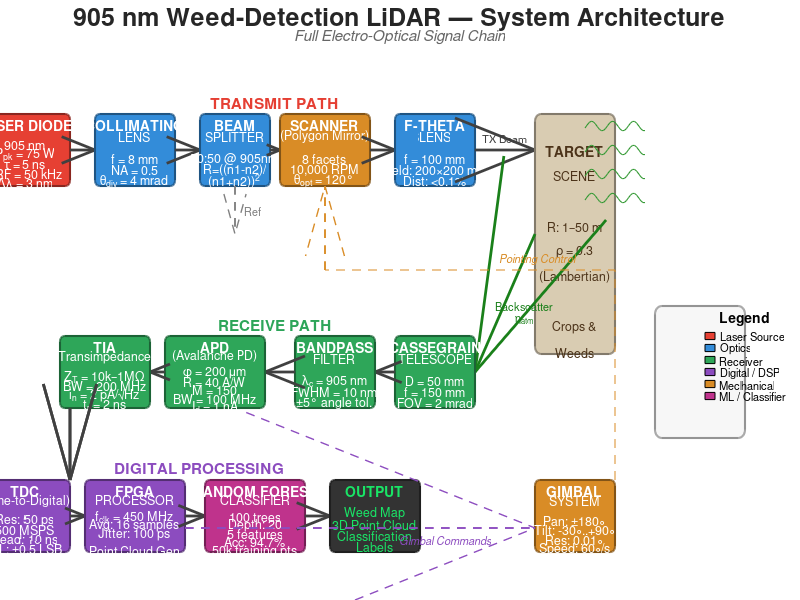
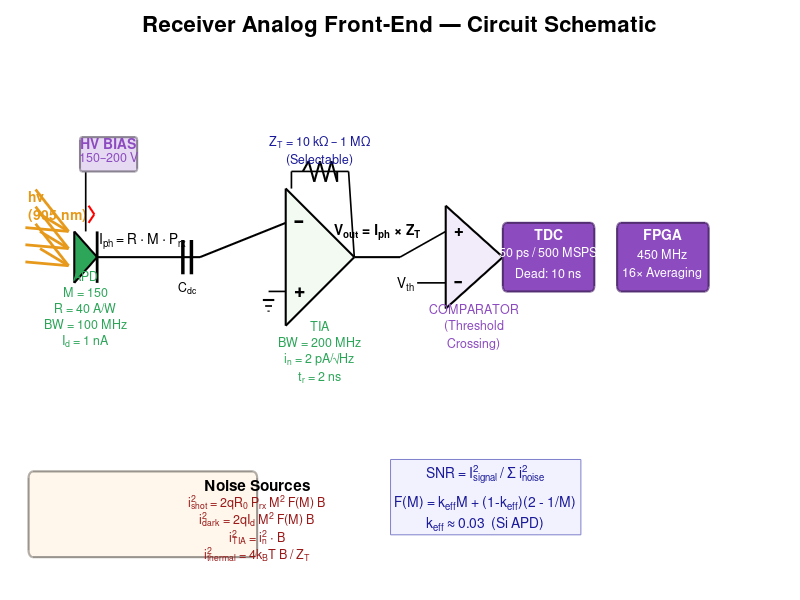
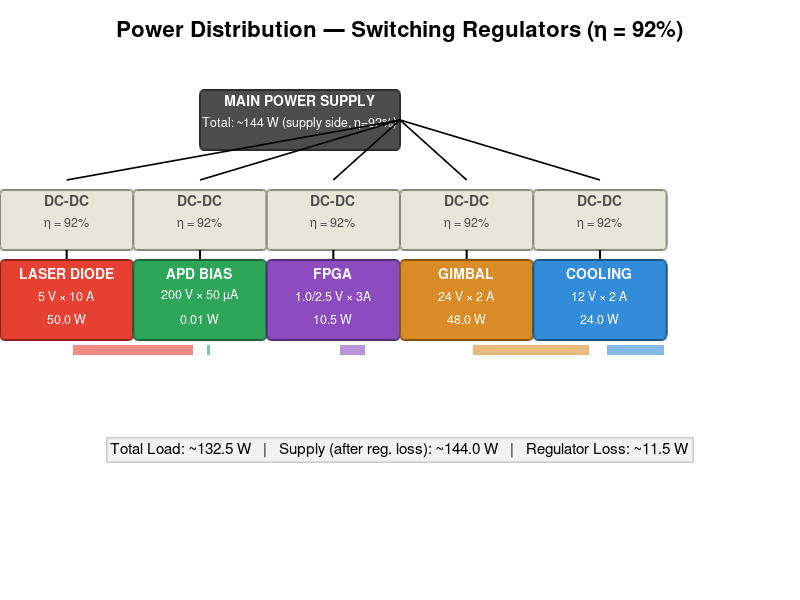

MATLAB code to generate these figures, in order:
function lidar_system_diagram()
% LIDAR_SYSTEM_DIAGRAM  Draw a comprehensive block diagram / circuit
%   schematic of the complete 905 nm weed-detection LiDAR system.
%
%   Usage:  lidar_system_diagram()
%
%   Generates 3 figures:
%     Figure 1 — Full system signal-chain block diagram
%     Figure 2 — Receiver analog front-end circuit schematic
%     Figure 3 — Power distribution tree

%% =====================================================================
%  FIGURE 1:  FULL SYSTEM BLOCK DIAGRAM
%  =====================================================================
fig1 = figure('Name', 'LiDAR System — Block Diagram', ...
    'Position', [40, 60, 1600, 900], 'Color', 'w', ...
    'MenuBar', 'none', 'NumberTitle', 'off');
ax1 = axes('Parent', fig1, 'Position', [0 0 1 1]);
axis(ax1, [0 160 0 100]);
axis off; hold on;

% ---- Colour palette ----
col_tx      = [0.90 0.25 0.20];   % red-orange
col_optics  = [0.20 0.55 0.85];   % blue
col_rx      = [0.18 0.65 0.35];   % green
col_digital = [0.55 0.30 0.75];   % purple
col_mech    = [0.85 0.55 0.15];   % amber
col_bg      = [0.96 0.96 0.98];   % light background
col_arrow   = [0.25 0.25 0.25];   % dark grey

% ---- Title ----
text(80, 97, '905 nm Weed-Detection LiDAR — System Architecture', ...
    'FontSize', 18, 'FontWeight', 'bold', 'HorizontalAlignment', 'center', ...
    'Color', [0.15 0.15 0.15]);
text(80, 94, 'Full Electro-Optical Signal Chain', ...
    'FontSize', 11, 'HorizontalAlignment', 'center', ...
    'Color', [0.4 0.4 0.4], 'FontAngle', 'italic');

% =========== COORDINATES & LAYOUT ===========
y_tx = 75;
y_rx = 38;
y_dg = 14;

% =========== TRANSMITTER CHAIN (top row, left) ===========

% Laser Diode
draw_block(ax1, 5, y_tx, 18, 12, col_tx, ...
    {'LASER DIODE', '', '905 nm', 'P_{pk} = 75 W', ...
     '\tau = 5 ns', 'PRF = 50 kHz', '\Delta\lambda = 3 nm'}, 'w');

% Arrow
draw_arrow(ax1, 14, y_tx, 19, y_tx, col_arrow);

% Collimating Lens
draw_block(ax1, 27, y_tx, 16, 12, col_optics, ...
    {'COLLIMATING', 'LENS', '', 'f = 8 mm', 'NA = 0.5', ...
     '\theta_{div} = 4 mrad'}, 'w');

% Arrow
draw_arrow(ax1, 35, y_tx, 40, y_tx, col_arrow);

% Beam Splitter
draw_block(ax1, 47, y_tx, 14, 12, col_optics, ...
    {'BEAM', 'SPLITTER', '', '50:50 @ 905nm', ...
     'R=((n1-n2)/', '(n1+n2))^2'}, 'w');

% Arrow right → Scanner
draw_arrow(ax1, 54, y_tx, 56, y_tx, col_arrow);

% Arrow down from BS → Reference detector (dashed)
draw_dashed_arrow(ax1, 47, y_tx-6, 47, y_tx-14, [0.5 0.5 0.5]);
text(49, y_tx-10, 'Ref', 'FontSize', 8, 'Color', [0.5 0.5 0.5]);

% =========== SCANNING OPTICS (top row, right) ===========

% Scanner (Polygon / Galvo)
draw_block(ax1, 65, y_tx, 18, 12, col_mech, ...
    {'SCANNER', '(Polygon Mirror)', '', '8 facets', ...
     '10,000 RPM', '\theta_{opt} = 120°'}, 'w');

% Arrow
draw_arrow(ax1, 74, y_tx, 79, y_tx, col_arrow);

% F-theta Lens
draw_block(ax1, 87, y_tx, 16, 12, col_optics, ...
    {'F-THETA', 'LENS', '', 'f = 100 mm', ...
     'Field: 200×200 mm', 'Dist: <0.1%'}, 'w');

% Arrow to target
draw_arrow(ax1, 95, y_tx, 107, y_tx, col_arrow);
text(101, y_tx+2, 'TX Beam', 'FontSize', 8, 'Color', col_arrow, ...
    'HorizontalAlignment', 'center');

% =========== TARGET ===========
draw_block(ax1, 115, y_tx-14, 16, 40, [0.85 0.80 0.70], ...
    {'TARGET', 'SCENE', '', 'R: 1–50 m', ...
     '\rho = 0.3', '(Lambertian)', '', ...
     'Crops &', 'Weeds'}, [0.3 0.2 0.1]);
% Wavy lines for vegetation
for yy = [y_tx-8, y_tx-4, y_tx+0, y_tx+4]
    xx = linspace(117, 129, 30);
    plot(ax1, xx, yy + 0.8*sin(xx*1.5), 'Color', [0.2 0.6 0.2], 'LineWidth', 0.8);
end

% Return arrow (target → receiver telescope)
draw_arrow(ax1, 107, y_tx-14, 95, y_rx, [0.1 0.5 0.1]);
text(105, y_rx+10, {'Backscatter', '\eta_{atm}'}, 'FontSize', 8, ...
    'Color', [0.1 0.5 0.1], 'HorizontalAlignment', 'center');

% =========== RECEIVER CHAIN (bottom row, right to left) ===========

% Cassegrain Telescope
draw_block(ax1, 87, y_rx, 16, 12, col_rx, ...
    {'CASSEGRAIN', 'TELESCOPE', '', 'D = 50 mm', ...
     'f = 150 mm', 'FOV = 2 mrad'}, 'w');

% Arrow
draw_arrow(ax1, 79, y_rx, 75, y_rx, col_arrow);

% Bandpass Filter
draw_block(ax1, 67, y_rx, 16, 12, col_rx, ...
    {'BANDPASS', 'FILTER', '', '\lambda_c = 905 nm', ...
     'FWHM = 10 nm', '\pm5° angle tol.'}, 'w');

% Arrow
draw_arrow(ax1, 59, y_rx, 53, y_rx, col_arrow);

% APD
draw_block(ax1, 43, y_rx, 20, 12, col_rx, ...
    {'APD', '(Avalanche PD)', '', '\phi = 200 \mum', ...
     'R = 40 A/W', 'M = 150', 'BW = 100 MHz', ...
     'I_d = 1 nA'}, 'w');

% Arrow
draw_arrow(ax1, 33, y_rx, 30, y_rx, col_arrow);

% TIA
draw_block(ax1, 21, y_rx, 18, 12, col_rx, ...
    {'TIA', '(Transimpedance)', '', 'Z_T = 10k–1M\Omega', ...
     'BW = 200 MHz', 'i_n = 2 pA/\surdHz', ...
     't_r = 2 ns'}, 'w');

% Arrow
draw_arrow(ax1, 14, y_rx-6, 14, y_dg+6, col_arrow);

% =========== DIGITAL PROCESSING (bottom row, left) ===========

% TDC
draw_block(ax1, 5, y_dg, 18, 12, col_digital, ...
    {'TDC', '(Time-to-Digital)', '', 'Res: 50 ps', ...
     '500 MSPS', 'Dead: 10 ns', 'INL: ±0.5 LSB'}, 'w');

% Arrow from TIA down to TDC
draw_arrow(ax1, 14, y_rx-6, 14, y_dg+6, col_arrow);

% Arrow
draw_arrow(ax1, 14, y_dg, 17, y_dg, col_arrow);

% FPGA
draw_block(ax1, 27, y_dg, 20, 12, col_digital, ...
    {'FPGA', 'PROCESSOR', '', 'f_{clk} = 450 MHz', ...
     'Avg: 16 samples', 'Jitter: 100 ps', '', ...
     'Point Cloud Gen'}, 'w');

% Arrow
draw_arrow(ax1, 37, y_dg, 41, y_dg, col_arrow);

% ML Classifier
draw_block(ax1, 51, y_dg, 20, 12, [0.75 0.20 0.55], ...
    {'RANDOM FOREST', 'CLASSIFIER', '', '100 trees', ...
     'Depth: 20', '5 features', 'Acc: 94.7%', ...
     '50k training pts'}, 'w');

% Arrow
draw_arrow(ax1, 61, y_dg, 66, y_dg, col_arrow);

% Output
draw_block(ax1, 75, y_dg, 18, 12, [0.2 0.2 0.2], ...
    {'OUTPUT', '', 'Weed Map', '3D Point Cloud', ...
     'Classification', 'Labels'}, [0.1 0.9 0.4]);

% =========== GIMBAL (right side, bottom) ===========
draw_block(ax1, 115, y_dg, 16, 12, col_mech, ...
    {'GIMBAL', 'SYSTEM', '', 'Pan: \pm180\circ', ...
     'Tilt: -30\circ..+90\circ', 'Res: 0.01\circ', ...
     'Speed: 60\circ/s'}, 'w');

% Arrow from gimbal to scanner (feedback)
plot(ax1, [123 123 65], [y_dg+6, y_tx-20, y_tx-20], '--', 'Color', col_mech);
draw_dashed_arrow(ax1, 65, y_tx-20, 65, y_tx-6, col_mech);
text(100, y_tx-18, 'Pointing Control', 'FontSize', 8, ...
    'Color', col_mech, 'FontAngle', 'italic');

% Arrow from FPGA to Gimbal
draw_dashed_arrow(ax1, 37, y_dg-2, 107, y_dg-2, col_digital);
text(80, y_dg-4, 'Gimbal Commands', 'FontSize', 8, ...
    'Color', col_digital, 'FontAngle', 'italic');

% =========== SIGNAL FLOW LABELS ===========
% TX path label
text(55, y_tx+8, '\bf{TRANSMIT PATH}', 'FontSize', 11, ...
    'Color', col_tx, 'HorizontalAlignment', 'center', 'Interpreter', 'tex');
% RX path label
text(55, y_rx+8, '\bf{RECEIVE PATH}', 'FontSize', 11, ...
    'Color', col_rx, 'HorizontalAlignment', 'center', 'Interpreter', 'tex');
% Digital label
text(40, y_dg+8, '\bf{DIGITAL PROCESSING}', 'FontSize', 11, ...
    'Color', col_digital, 'HorizontalAlignment', 'center', 'Interpreter', 'tex');

% =========== LEGEND ===========
legend_x = 140; legend_y = 38;
draw_block(ax1, legend_x, legend_y, 18, 22, [0.97 0.97 0.97], {}, 'k');
text(legend_x+9, legend_y+9, '\bf{Legend}', 'FontSize', 10, ...
    'HorizontalAlignment', 'center');
draw_small_rect(ax1, legend_x+1, legend_y+6, col_tx);
text(legend_x+4, legend_y+6, 'Laser Source', 'FontSize', 8);
draw_small_rect(ax1, legend_x+1, legend_y+4, col_optics);
text(legend_x+4, legend_y+4, 'Optics', 'FontSize', 8);
draw_small_rect(ax1, legend_x+1, legend_y+2, col_rx);
text(legend_x+4, legend_y+2, 'Receiver', 'FontSize', 8);
draw_small_rect(ax1, legend_x+1, legend_y+0, col_digital);
text(legend_x+4, legend_y+0, 'Digital / DSP', 'FontSize', 8);
draw_small_rect(ax1, legend_x+1, legend_y-2, col_mech);
text(legend_x+4, legend_y-2, 'Mechanical', 'FontSize', 8);
draw_small_rect(ax1, legend_x+1, legend_y-4, [0.75 0.20 0.55]);
text(legend_x+4, legend_y-4, 'ML / Classifier', 'FontSize', 8);


%% =====================================================================
%  FIGURE 2:  RECEIVER ANALOG FRONT-END CIRCUIT
%  =====================================================================
fig2 = figure('Name', 'LiDAR — Receiver Circuit Schematic', ...
    'Position', [80, 40, 1400, 700], 'Color', 'w', ...
    'MenuBar', 'none', 'NumberTitle', 'off');
ax2 = axes('Parent', fig2, 'Position', [0 0 1 1]);
axis(ax2, [0 140 0 70]);
axis off; hold on;

text(70, 67, 'Receiver Analog Front-End — Circuit Schematic', ...
    'FontSize', 16, 'FontWeight', 'bold', 'HorizontalAlignment', 'center');

% ---- Photodiode Symbol (APD) ----
apd_x = 15; apd_y = 40;

% Incoming light arrows
for dy = [-2, 0, 2]
    draw_arrow(ax2, apd_x-8, apd_y+dy+3, apd_x-3, apd_y+dy+1, [0.9 0.6 0.1]);
end
text(apd_x-10, apd_y+6, {'h\nu', '(905 nm)'}, 'FontSize', 10, ...
    'Color', [0.9 0.6 0.1], 'FontWeight', 'bold');

% Diode triangle
triangle_x = [apd_x-2, apd_x+2, apd_x-2, apd_x-2];
triangle_y = [apd_y+3, apd_y, apd_y-3, apd_y+3];
fill(ax2, triangle_x, triangle_y, col_rx, 'EdgeColor', 'k', 'LineWidth', 1.5);
% Cathode bar
plot(ax2, [apd_x+2, apd_x+2], [apd_y-3, apd_y+3], 'k', 'LineWidth', 2);
% APD gain symbol (zigzag / avalanche)
plot(ax2, [apd_x+0.5, apd_x+1.5], [apd_y+4, apd_y+5], 'r', 'LineWidth', 1.5);
plot(ax2, [apd_x+1.5, apd_x+0.5], [apd_y+5, apd_y+6], 'r', 'LineWidth', 1.5);

% APD label
text(apd_x, apd_y-6, {'APD', 'M = 150', 'R = 40 A/W', ...
    'BW = 100 MHz', 'I_d = 1 nA'}, ...
    'FontSize', 9, 'HorizontalAlignment', 'center', 'Color', col_rx);

% HV Bias supply
plot(ax2, [apd_x, apd_x], [apd_y+3, apd_y+12], 'k', 'LineWidth', 1.2);
plot(ax2, [apd_x, apd_x+4], [apd_y+12, apd_y+12], 'k', 'LineWidth', 1.2);
draw_block(ax2, apd_x+4, apd_y+12, 10, 4, [0.9 0.85 0.95], ...
    {'HV BIAS', '150–200 V'}, col_digital);

% Wire from cathode to TIA
plot(ax2, [apd_x+2, 35], [apd_y, apd_y], 'k', 'LineWidth', 1.5);
% Current label
text(25, apd_y+2, 'I_{ph} = R \cdot M \cdot P_{rx}', ...
    'FontSize', 10, 'HorizontalAlignment', 'center', 'Interpreter', 'tex');

% ---- DC Blocking Capacitor ----
cap_x = 32;
plot(ax2, [cap_x, cap_x], [apd_y-2, apd_y+2], 'k', 'LineWidth', 2.5);
plot(ax2, [cap_x+1.5, cap_x+1.5], [apd_y-2, apd_y+2], 'k', 'LineWidth', 2.5);
text(cap_x+0.75, apd_y-3.5, 'C_{dc}', 'FontSize', 9, 'HorizontalAlignment', 'center');

% ---- TIA (Op-Amp Circuit) ----
tia_x = 50; tia_y = apd_y;

% Op-amp triangle
op_x = [tia_x, tia_x+12, tia_x, tia_x];
op_y = [tia_y+8, tia_y, tia_y-8, tia_y+8];
fill(ax2, op_x, op_y, [0.95 0.98 0.95], 'EdgeColor', 'k', 'LineWidth', 1.5);

% + and - inputs
text(tia_x+1.5, tia_y+4, '–', 'FontSize', 14, 'FontWeight', 'bold');
text(tia_x+1.5, tia_y-4, '+', 'FontSize', 14, 'FontWeight', 'bold');

% Input wire to – (inverting)
plot(ax2, [35, tia_x], [apd_y, tia_y+4], 'k', 'LineWidth', 1.5);

% Non-inverting input to ground
plot(ax2, [tia_x, tia_x-3], [tia_y-4, tia_y-4], 'k', 'LineWidth', 1.2);
% Ground symbol
gnd_x = tia_x - 3;
gnd_y = tia_y - 4;
plot(ax2, [gnd_x-1, gnd_x+1], [gnd_y-1, gnd_y-1], 'k', 'LineWidth', 1.5);
plot(ax2, [gnd_x-0.6, gnd_x+0.6], [gnd_y-1.7, gnd_y-1.7], 'k', 'LineWidth', 1.2);
plot(ax2, [gnd_x-0.2, gnd_x+0.2], [gnd_y-2.3, gnd_y-2.3], 'k', 'LineWidth', 0.8);

% Feedback resistor (Z_T)
fb_y_top = tia_y + 10;
plot(ax2, [tia_x+1, tia_x+1], [tia_y+8, fb_y_top], 'k', 'LineWidth', 1.2);
plot(ax2, [tia_x+1, tia_x+11], [fb_y_top, fb_y_top], 'k', 'LineWidth', 1.2);

% Zigzag resistor symbol
draw_resistor(ax2, tia_x+3, fb_y_top, tia_x+9, fb_y_top);
text(tia_x+6, fb_y_top+2.5, {'Z_T = 10 k\Omega – 1 M\Omega', '(Selectable)'}, ...
    'FontSize', 9, 'HorizontalAlignment', 'center', 'Color', [0.1 0.1 0.6]);

% Feedback to output
plot(ax2, [tia_x+11, tia_x+12], [fb_y_top, tia_y], 'k', 'LineWidth', 1.2);

% Output wire
plot(ax2, [tia_x+12, tia_x+20], [tia_y, tia_y], 'k', 'LineWidth', 1.5);

% TIA label
text(tia_x+6, tia_y-11, {'TIA', 'BW = 200 MHz', 'i_n = 2 pA/\surdHz', ...
    't_r = 2 ns'}, ...
    'FontSize', 9, 'HorizontalAlignment', 'center', 'Color', col_rx);

% Output voltage label
text(tia_x+16, tia_y+3, 'V_{out} = I_{ph} \times Z_T', ...
    'FontSize', 10, 'HorizontalAlignment', 'center', ...
    'FontWeight', 'bold', 'Interpreter', 'tex');

% ---- Comparator / Threshold ----
comp_x = 78; comp_y = tia_y;
op2_x = [comp_x, comp_x+10, comp_x, comp_x];
op2_y = [comp_y+6, comp_y, comp_y-6, comp_y+6];
fill(ax2, op2_x, op2_y, [0.95 0.92 0.98], 'EdgeColor', 'k', 'LineWidth', 1.5);
text(comp_x+1.5, comp_y+3, '+', 'FontSize', 12, 'FontWeight', 'bold');
text(comp_x+1.5, comp_y-3, '–', 'FontSize', 12, 'FontWeight', 'bold');

% Input from TIA
plot(ax2, [tia_x+20, comp_x], [tia_y, comp_y+3], 'k', 'LineWidth', 1.2);

% Threshold voltage
plot(ax2, [comp_x-5, comp_x], [comp_y-3, comp_y-3], 'k', 'LineWidth', 1.2);
text(comp_x-7, comp_y-3, 'V_{th}', 'FontSize', 10, 'HorizontalAlignment', 'center');

% Output to TDC
plot(ax2, [comp_x+10, comp_x+18], [comp_y, comp_y], 'k', 'LineWidth', 1.5);
text(comp_x+5, comp_y-8, {'COMPARATOR', '(Threshold', 'Crossing)'}, ...
    'FontSize', 9, 'HorizontalAlignment', 'center', 'Color', col_digital);

% ---- TDC Block ----
draw_block(ax2, comp_x+18, comp_y, 16, 8, col_digital, ...
    {'TDC', '50 ps / 500 MSPS', 'Dead: 10 ns'}, 'w');

% Arrow to FPGA
draw_arrow(ax2, comp_x+34, comp_y, comp_x+38, comp_y, col_arrow);

% FPGA Block
draw_block(ax2, comp_x+38, comp_y, 16, 8, col_digital, ...
    {'FPGA', '450 MHz', '16× Averaging'}, 'w');

% ---- Noise Sources Annotation ----
noise_x = 25; noise_y = 10;
draw_block(ax2, noise_x, noise_y, 40, 10, [1 0.97 0.92], {}, 'k');
text(noise_x + 20, noise_y + 3.5, '\bf{Noise Sources}', 'FontSize', 11, ...
    'HorizontalAlignment', 'center', 'Interpreter', 'tex');
noise_texts = {
    'i^2_{shot} = 2qR_0 P_{rx} M^2 F(M) B', ...
    'i^2_{dark} = 2qI_d M^2 F(M) B', ...
    'i^2_{TIA} = i_n^2 \cdot B', ...
    'i^2_{thermal} = 4k_BT B / Z_T'
};
for k = 1:4
    text(noise_x + 20, noise_y + 1.5 - 2*(k-1), noise_texts{k}, ...
        'FontSize', 9, 'HorizontalAlignment', 'center', ...
        'Interpreter', 'tex', 'Color', [0.6 0.1 0.1]);
end

% SNR equation
text(85, noise_y+2, {'SNR = I_{signal}^2 / \Sigma i^2_{noise}', '', ...
    'F(M) = k_{eff}M + (1-k_{eff})(2 - 1/M)', ...
    'k_{eff} \approx 0.03  (Si APD)'}, ...
    'FontSize', 10, 'HorizontalAlignment', 'center', ...
    'Interpreter', 'tex', 'Color', [0.1 0.1 0.6], ...
    'BackgroundColor', [0.95 0.95 1], 'EdgeColor', [0.5 0.5 0.8]);


%% =====================================================================
%  FIGURE 3:  POWER DISTRIBUTION TREE
%  =====================================================================
fig3 = figure('Name', 'LiDAR — Power Distribution', ...
    'Position', [120, 80, 1200, 600], 'Color', 'w', ...
    'MenuBar', 'none', 'NumberTitle', 'off');
ax3 = axes('Parent', fig3, 'Position', [0 0 1 1]);
axis(ax3, [0 120 0 60]);
axis off; hold on;

text(60, 57, 'Power Distribution — Switching Regulators (\eta = 92%)', ...
    'FontSize', 16, 'FontWeight', 'bold', 'HorizontalAlignment', 'center');

% Main supply
draw_block(ax3, 45, 48, 30, 6, [0.3 0.3 0.3], ...
    {'MAIN POWER SUPPLY', 'Total: ~144 W (supply side, η=92%)'}, 'w');

% Branches
subsystems = {
    'LASER DIODE',    '5 V × 10 A',    '50.0 W',  [0.90 0.25 0.20], 10;
    'APD BIAS',       '200 V × 50 µA', '0.01 W',  [0.18 0.65 0.35], 30;
    'FPGA',           '1.0/2.5 V × 3A','10.5 W',  [0.55 0.30 0.75], 50;
    'GIMBAL',         '24 V × 2 A',    '48.0 W',  [0.85 0.55 0.15], 70;
    'COOLING',        '12 V × 2 A',    '24.0 W',  [0.20 0.55 0.85], 90;
};

y_sub = 30;
for k = 1:size(subsystems, 1)
    name = subsystems{k, 1};
    spec = subsystems{k, 2};
    pwr  = subsystems{k, 3};
    clr  = subsystems{k, 4};
    x_pos = subsystems{k, 5};
    
    % Vertical line from main bus
    plot(ax3, [60, x_pos], [48, 42], 'k-', 'LineWidth', 1.2);
    
    % Regulator block
    draw_block(ax3, x_pos, 38, 20, 6, [0.9 0.9 0.85], ...
        {'DC-DC', ['\eta = 92%']}, [0.3 0.3 0.3]);
    
    % Line to load
    plot(ax3, [x_pos, x_pos], [35, y_sub+4], 'k-', 'LineWidth', 1.5);
    
    % Load block
    draw_block(ax3, x_pos, y_sub, 20, 8, clr, ...
        {name, spec, pwr}, 'w');
    
    % Power bar (proportional)
    pwr_val = str2double(strtok(pwr));
    bar_width = max(0.5, pwr_val / 50 * 18);
    fill(ax3, [x_pos+1, x_pos+1+bar_width, x_pos+1+bar_width, x_pos+1], ...
         [y_sub-5.5, y_sub-5.5, y_sub-4.5, y_sub-4.5], clr, ...
         'EdgeColor', 'none', 'FaceAlpha', 0.6);
end

% Total power annotation
text(60, 15, sprintf('Total Load: ~132.5 W   |   Supply (after reg. loss): ~144.0 W   |   Regulator Loss: ~11.5 W'), ...
    'FontSize', 11, 'HorizontalAlignment', 'center', ...
    'BackgroundColor', [0.95 0.95 0.95], 'EdgeColor', [0.7 0.7 0.7]);

fprintf('System diagrams generated (3 figures).\n');
fprintf('  Figure 1: Full System Block Diagram\n');
fprintf('  Figure 2: Receiver Analog Front-End Circuit\n');
fprintf('  Figure 3: Power Distribution Tree\n');

end

%% =======================================================================
%  HELPER FUNCTIONS
%  =======================================================================

function draw_block(ax, cx, cy, w, h, face_color, labels, text_color)
    % Draw a rectangle with centred text labels
    hw = w/2; hh = h/2;
    % Use rectangle for proper rendering (supports Curvature)
    rectangle('Parent', ax, 'Position', [cx-hw, cy-hh, w, h], ...
        'FaceColor', face_color, 'EdgeColor', min(face_color*0.6, [1 1 1]), ...
        'LineWidth', 1.5, 'Curvature', 0.15);
    
    n = numel(labels);
    for k = 1:n
        y_pos = cy + hh*0.7 - (k-1) * (h / (n + 0.5));
        fs = 9;
        fw = 'normal';
        if k == 1
            fs = 10; fw = 'bold';
        end
        text(cx, y_pos, labels{k}, 'FontSize', fs, 'FontWeight', fw, ...
            'HorizontalAlignment', 'center', 'Color', text_color, ...
            'Parent', ax);
    end
end

function draw_arrow(ax, x1, y1, x2, y2, color)
    % Simple thick arrow using quiver
    quiver(ax, x1, y1, x2-x1, y2-y1, 0, ...
        'Color', color, 'LineWidth', 2, 'MaxHeadSize', 0.8);
end

function draw_dashed_arrow(ax, x1, y1, x2, y2, color)
    plot(ax, [x1 x2], [y1 y2], '--', 'Color', color, 'LineWidth', 1.2);
    % Small arrowhead
    quiver(ax, x1, y1, x2-x1, y2-y1, 0, ...
        'Color', color, 'LineWidth', 1, 'MaxHeadSize', 0.5, ...
        'LineStyle', '--');
end

function draw_small_rect(ax, x, y, color)
    fill(ax, [x, x+2, x+2, x, x], [y-0.6, y-0.6, y+0.6, y+0.6, y-0.6], ...
        color, 'EdgeColor', 'k', 'Parent', ax);
end

function draw_resistor(ax, x1, y_pos, x2, ~)
    % Zigzag resistor symbol along horizontal line at y_pos
    n_zag = 6;
    dx = (x2 - x1) / n_zag;
    amp = 1.2;
    xx = x1;
    yy = y_pos;
    for k = 1:n_zag
        x_next = xx + dx;
        if mod(k, 2) == 1
            y_next = y_pos + amp;
        else
            y_next = y_pos - amp;
        end
        plot(ax, [xx, x_next], [yy, y_next], 'k', 'LineWidth', 1.5);
        xx = x_next;
        yy = y_next;
    end
    % Connect ends back to horizontal
    plot(ax, [x2, x2], [yy, y_pos], 'k', 'LineWidth', 1.5);
end
